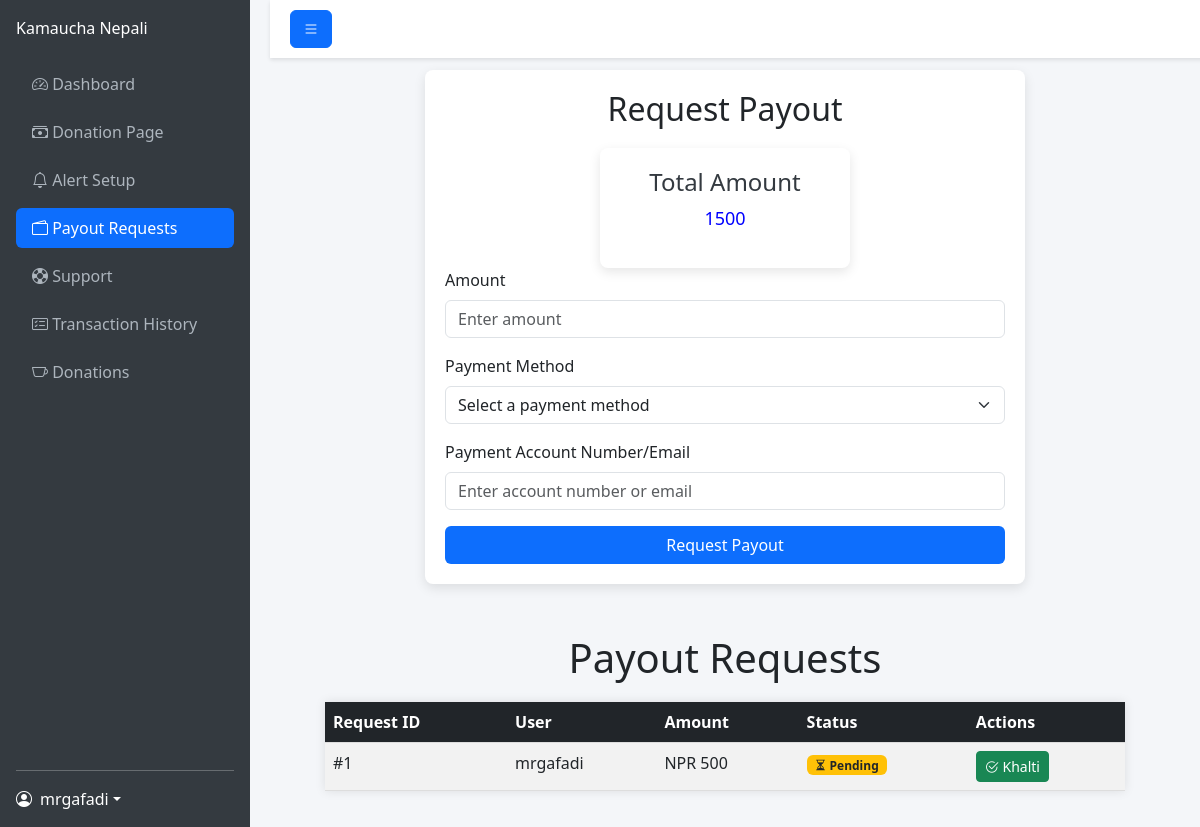
Page /dashboard/payout_request_page/ (signed in) on the earlier database version.
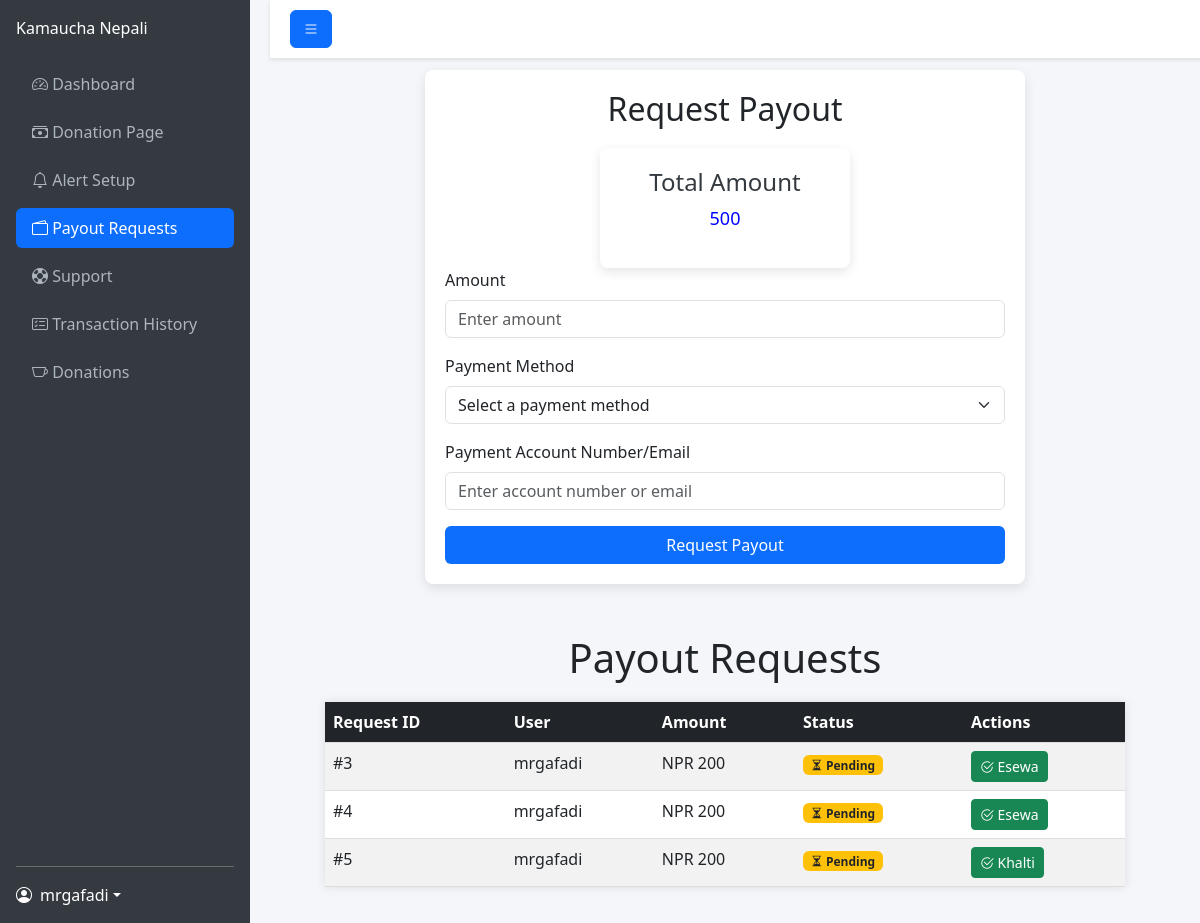
Same page on the later database version.
### home/models.py (models this page shows, shortened)
class PayoutRequest(models.Model):
    PENDING = 'Pending'
    APPROVED = 'Approved'
    REJECTED = 'Rejected'
    COMPLETED = 'Completed'
    PAYOUT_STATUS_CHOICES = [
        (PENDING, 'Pending'),
        (APPROVED, 'Approved'),
        (REJECTED, 'Rejected'),
        (COMPLETED, 'Completed'),
    ]
    username = models.ForeignKey(User, on_delete=models.CASCADE)
    payout_amount = models.IntegerField()
    payout_account = models.TextField()
    payout_method = models.TextField()
    payout_status = models.CharField(
        max_length=20,
        choices=PAYOUT_STATUS_CHOICES,
        default=PENDING,
    )
    appeal_date = models.DateField(auto_now_add=True)

### home/views.py (the view, shortened to what this page needs)
# urls.py: path("dashboard/payout_request_page/", views.payout_request_page,name="payout_request_page"),
def payout_request_page(request):
    if request.user.is_authenticated:
        try:
         total_donation = TotalDonation.objects.get(username=request.user).total_donation
        except TotalDonation.DoesNotExist:
         total_donation = 0
        payout_requests = PayoutRequest.objects.filter(username=request.user).order_by('-appeal_date')
        return render(request,"home/payout_request.html",{"total_donation":total_donation , "payout_requests":payout_requests})
    return redirect("/login/")

### home/templates/home/payout_request.html (shortened to what the changed rows need)
<!DOCTYPE html>
<html lang="en">
<head>
    <link href="https://cdn.jsdelivr.net/npm/bootstrap@5.3.0/dist/css/bootstrap.min.css" rel="stylesheet">
    <link href="https://cdn.jsdelivr.net/npm/bootstrap-icons@1.10.5/font/bootstrap-icons.css" rel="stylesheet">
</head>
<body>
    <div class="content flex-grow-1">
        <div class="form-container">
            <h2>Request Payout</h2>
            <form id="payout-form" method="POST">
                <div class="total-donation-card">
                    <h3>Total Amount</h3>
                    <p>{{ total_donation }}</p>
                </div>
            </form>
        </div>
        <div class="requests_container">
            <h1>Payout Requests</h1>
            <table class="table table-striped table-hover">
                <thead class="table-dark">
                    <tr>
                        <th scope="col">Request ID</th>
                        <th scope="col">User</th>
                        <th scope="col">Amount</th>
                        <th scope="col">Status</th>
                        <th scope="col">Actions</th>
                    </tr>
                </thead>
                <tbody>
                    {% for request in payout_requests %}
                    <tr>
                        <td>#{{ request.id }}</td>
                        <td>{{ request.username }}</td>
                        <td>NPR {{ request.payout_amount }}</td>
                        <td>
                            {% if request.payout_status == 'Pending' %}
                                <span class="badge bg-warning text-dark"><i class="bi bi-hourglass-split"></i> Pending</span>
                            {% elif request.payout_status == 'Approved' %}
                                <span class="badge bg-success"><i class="bi bi-check-circle-fill"></i> Approved</span>
                            {% elif request.payout_status == 'Rejected' %}
                                <span class="badge bg-danger"><i class="bi bi-x-circle-fill"></i> Rejected</span>
                            {% elif request.payout_status == 'Completed' %}
                                <span class="badge bg-primary"><i class="bi bi-wallet2"></i> Completed</span>
                            {% endif %}
                        </td>
                        <td>
                            {% if request.payout_method == 'Esewa' %}
                                <button class="btn btn-sm btn-success"><i class="bi bi-check2-circle"></i> Esewa</button>
                            {% else %}
                                <button class="btn btn-sm btn-success"><i class="bi bi-check2-circle"></i> Khalti</button>
                            {% endif %}
                        </td>
                    </tr>
                    {% endfor %}
                </tbody>
            </table>
        </div>
</body>
</html>

Differences in the rows shown:
removed PayoutRequest: id "1", username "mrgafadi", payout_amount "500", payout_status "Pending" (drawn), shows "Khalti"
added PayoutRequest: id "3", username "mrgafadi", payout_amount "200", payout_status "Pending" (drawn), payout_method "Esewa" (drawn)
added PayoutRequest: id "4", username "mrgafadi", payout_amount "200", payout_status "Pending" (drawn), payout_method "Esewa" (drawn)
added PayoutRequest: id "5", username "mrgafadi", payout_amount "200", payout_status "Pending" (drawn), payout_method "Khalti" (drawn)
Other differences:
{{ total_donation }}: "1500" → "500"
